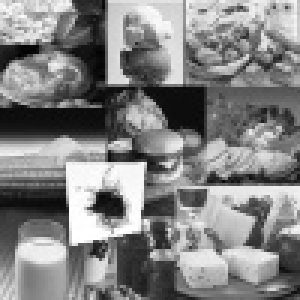
#> input picture Euschistus/Euschistus Heros/0002_0020_0053_0029_0029.jpg, 100 x 100 px (shown 3 times larger); its folder holds only this picture in this run
$ python detect.py
#> lines starting #> are read from the running program, lines starting #| are printed output that depends on the picture; after the words box and inside, x2 and y2 are one past the last pixel; in counts of white or black regions, pixels touching at a corner belong together
import cv2
import numpy as np
import os

cascade = cv2.CascadeClassifier('data/cascade.xml')

for file_type in ['Euschistus Heros']:
    count = 1
    for image in os.listdir(file_type):
        try:
            current_image_path = str(file_type) + '/' + str(image)
            img = cv2.imread(current_image_path)
#> img is the input picture: shape (100, 100, 3); min 1, max 255, mean 130.7
            img = cv2.resize(img, (300, 300))
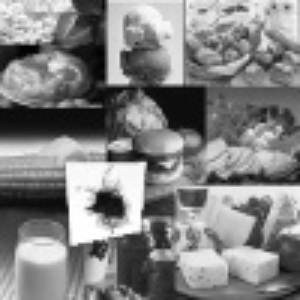
#> img: shape (300, 300, 3); min 1, max 255, mean 130.6

            euschistus = cascade.detectMultiScale(img)
#> euschistus = [[73, 168, 69, 69]]

            for (x, y, w, h) in euschistus:
                cv2.rectangle(img, (x, y), (x + w, y + h), (0, 0, 255), 2)
#> this loop made 1 pass
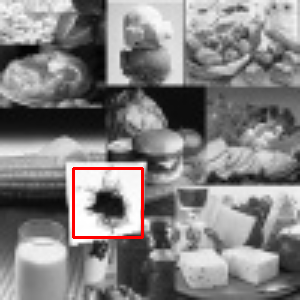
#> img: shape (300, 300, 3); 0.92% of pixels changed, all inside (x1, y1, x2, y2) = (72, 167, 144, 239)

            cv2.imshow('img' + str(count), img)

            count += 1
        except Exception as e:
            print(str(e))

k = cv2.waitKey(0)
#> (key Esc is pressed here)

cv2.destroyAllWindows()
